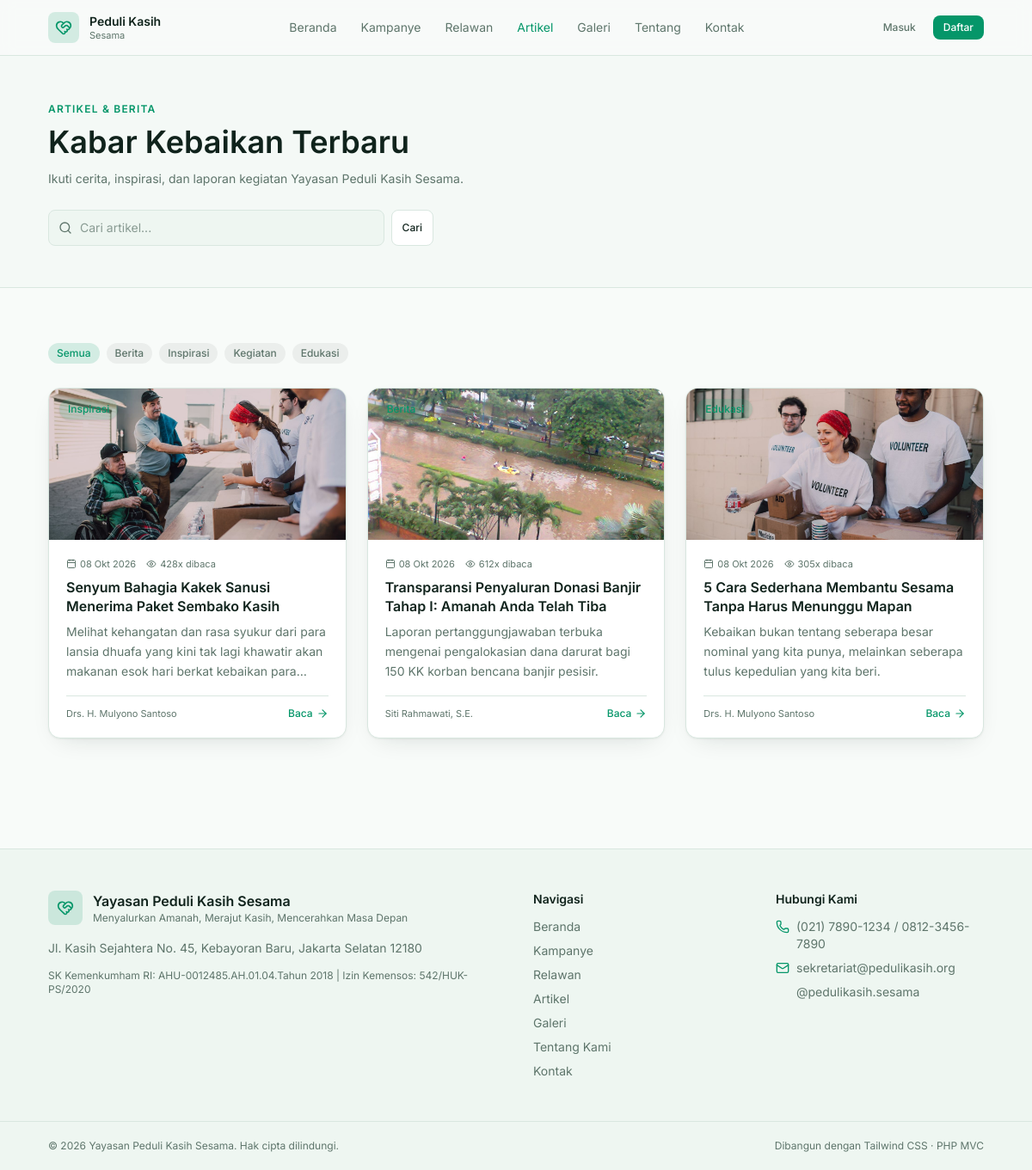
Page /artikel on the committed database.
### tables this page shows
CREATE TABLE `articles` (
  `id` INT UNSIGNED AUTO_INCREMENT PRIMARY KEY,
  `title` VARCHAR(255) NOT NULL,
  `slug` VARCHAR(255) NOT NULL UNIQUE,
  `excerpt` TEXT NOT NULL,
  `content` LONGTEXT NOT NULL,
  `category` ENUM('berita', 'inspirasi', 'kegiatan', 'edukasi') NOT NULL DEFAULT 'kegiatan',
  `featured_image` VARCHAR(255) NULL,
  `author_id` INT UNSIGNED NOT NULL,
  `status` ENUM('published', 'draft') NOT NULL DEFAULT 'published',
  `views_count` INT NOT NULL DEFAULT 0,
  `created_at` TIMESTAMP DEFAULT CURRENT_TIMESTAMP,
  `updated_at` TIMESTAMP DEFAULT CURRENT_TIMESTAMP ON UPDATE CURRENT_TIMESTAMP,
  FOREIGN KEY (`author_id`) REFERENCES `users` (`id`) ON DELETE RESTRICT,
  INDEX `idx_status` (`status`),
  INDEX `idx_slug` (`slug`)
);

CREATE TABLE `users` (
  `id` INT UNSIGNED AUTO_INCREMENT PRIMARY KEY,
  `name` VARCHAR(120) NOT NULL,
  `email` VARCHAR(150) NOT NULL UNIQUE,
  `password` VARCHAR(255) NOT NULL,
  `phone` VARCHAR(30) NULL,
  `role` ENUM('superadmin', 'staff', 'donatur', 'volunteer') NOT NULL DEFAULT 'donatur',
  `avatar` VARCHAR(255) NULL,
  `address` TEXT NULL,
  `bio` TEXT NULL,
  `status` ENUM('active', 'inactive') NOT NULL DEFAULT 'active',
  `created_at` TIMESTAMP DEFAULT CURRENT_TIMESTAMP,
  `updated_at` TIMESTAMP DEFAULT CURRENT_TIMESTAMP ON UPDATE CURRENT_TIMESTAMP,
  `deleted_at` TIMESTAMP NULL DEFAULT NULL,
  INDEX `idx_role` (`role`),
  INDEX `idx_email` (`email`)
);

### app/Views/articles/index.php (the view, shortened to what the rows shown need)
<?php
$articles   = $articles ?? [];
$categories = $categories ?? [];
$filters    = $filters ?? [];
$activeCat  = $filters['category'] ?? '';
$search     = $filters['search'] ?? '';
$catUrl = static function (string $key) use ($search): string {
    $query = array_filter(['kategori' => $key, 'q' => $search], static fn ($v) => $v !== '');
    return Helper::url('artikel') . ($query ? '?' . http_build_query($query) : '');
};
?>
<section class="border-b border-line bg-surface/40 py-12">
    <div class="container-page">
        <span class="text-xs font-semibold uppercase tracking-widest text-accent">Artikel & Berita</span>
        <h1 class="mt-2 text-3xl font-semibold text-ink sm:text-4xl">Kabar Kebaikan Terbaru</h1>
        <p class="mt-3 max-w-2xl text-sm leading-relaxed text-ink-soft">
            Ikuti cerita, inspirasi, dan laporan kegiatan Yayasan Peduli Kasih Sesama.
        </p>
        <form method="get" action="<?= Helper::url('artikel') ?>" class="mt-6 flex max-w-md gap-2">
            <div class="relative flex-1">
                <input type="search" name="q" class="input pl-9" placeholder="Cari artikel..." value="<?= Helper::e($search) ?>">
            </div>
            <button type="submit" class="btn-outline btn-sm">Cari</button>
        </form>
    </div>
</section>
<section class="section">
    <div class="container-page">
        <div class="flex flex-wrap gap-2">
            <a href="<?= $catUrl('') ?>" class="<?= $activeCat === '' ? 'badge-accent' : 'badge-muted' ?>">
                Semua
            </a>
            <?php foreach ($categories as $key => $label): ?>
                <a href="<?= $catUrl($key) ?>" class="<?= $activeCat === $key ? 'badge-accent' : 'badge-muted' ?>">
                    <?= Helper::e($label) ?>
                </a>
            <?php endforeach; ?>
        </div>
        <?php if ($articles): ?>
            <div class="mt-7 grid gap-6 sm:grid-cols-2 lg:grid-cols-3">
                <?php foreach ($articles as $article):
                    $image = Helper::media($article['featured_image'] ?? null, 'articles');
                ?>
                    <article class="card card-hover flex flex-col overflow-hidden">
                        <a href="<?= Helper::url('artikel/' . $article['slug']) ?>" class="block">
                            <div class="relative h-44 overflow-hidden bg-surface">
                                <?php if ($image): ?>
                                    <img src="<?= Helper::e($image) ?>" alt="<?= Helper::e($article['title']) ?>"
                                         class="h-full w-full object-cover transition duration-300 hover:scale-105">
                                <?php else: ?>
                                    <div class="flex h-full w-full items-center justify-center bg-gradient-to-br from-[#ECFDF5] via-[#D1FAE5] to-[#F0FDF9]">
                                        <i data-lucide="newspaper" class="h-12 w-12 text-accent/40"></i>
                                    </div>
                                <?php endif; ?>
                                <span class="badge-accent absolute left-3 top-3 shadow">
                                    <?= Helper::e($categories[$article['category']] ?? ucfirst($article['category'])) ?>
                                </span>
                            </div>
                        </a>
                        <div class="flex flex-1 flex-col p-5">
                            <div class="flex items-center gap-3 text-[11px] text-ink-soft">
                                <span class="inline-flex items-center gap-1">
                                    <i data-lucide="calendar" class="h-3 w-3"></i>
                                    <?= Helper::tanggal($article['created_at']) ?>
                                </span>
                                <span class="inline-flex items-center gap-1">
                                    <i data-lucide="eye" class="h-3 w-3"></i>
                                    <?= (int) $article['views_count'] ?>x dibaca
                                </span>
                            </div>
                            <h2 class="mt-2 line-clamp-2 text-base font-semibold leading-snug text-ink">
                                <a href="<?= Helper::url('artikel/' . $article['slug']) ?>" class="hover:text-accent">
                                    <?= Helper::e($article['title']) ?>
                                </a>
                            </h2>
                            <p class="mt-2 line-clamp-3 flex-1 text-sm leading-relaxed text-ink-soft">
                                <?= Helper::e($article['excerpt']) ?>
                            </p>
                            <div class="mt-4 flex items-center justify-between border-t border-line pt-3">
                                <span class="text-[11px] text-ink-soft">
                                    <?= Helper::e($article['author_name'] ?? 'Redaksi') ?>
                                </span>
                                <a href="<?= Helper::url('artikel/' . $article['slug']) ?>" class="btn-link text-xs">
                                    Baca <i data-lucide="arrow-right" class="h-3.5 w-3.5"></i>
                                </a>
                            </div>
                        </div>
                    </article>
                <?php endforeach; ?>
            </div>
        <?php endif; ?>
    </div>
</section>

### app/Core/Router.php (shortened to what the rows shown need)
<?php
class Router
{
    private array $routes = [];
    private function add(string $method, string $pattern, array $handler, ?string $middleware): void
    {
        $this->routes[] = compact('method', 'pattern', 'handler', 'middleware');
    }
    private function compile(string $pattern): string
    {
        $pattern = trim($pattern, '/');
        if ($pattern === '') {
            return '#^$#';
        }
        $regex = preg_replace('#\{([a-zA-Z_][a-zA-Z0-9_]*)\}#', '([^/]+)', $pattern);
        return '#^' . $regex . '/?$#';
    }
    public function dispatch(string $method, string $path, string $basePath = ''): void
    {
        $path = trim($path, '/');
        foreach ($this->routes as $route) {
            if (!preg_match($this->compile($route['pattern']), $path, $matches)) {
                continue;
            }
            array_shift($matches);
            [$class, $action] = $route['handler'];
            $controller = new $class();
            call_user_func_array([$controller, $action], $matches);
            return;
        }
    }
}

### rows in the picture
articles: featured_image (picture), category "Inspirasi", created_at "08 Okt 2026", views_count "428", title "Senyum Bahagia Kakek Sanusi Menerima Paket Sembako Kasih", excerpt "Melihat kehangatan dan rasa syukur dari para lansia dhuafa yang kini tak lagi khawatir akan makanan esok hari berkat kebaikan…", author.name "Drs. H. Mulyono Santoso"
articles: featured_image (picture), category "Berita", created_at "08 Okt 2026", views_count "612", title "Transparansi Penyaluran Donasi Banjir Tahap I: Amanah Anda Telah Tiba", excerpt "Laporan pertanggungjawaban terbuka mengenai pengalokasian dana darurat bagi 150 KK korban bencana banjir pesisir.", author.name "Siti Rahmawati, S.E."
articles: featured_image (picture), category "Edukasi", created_at "08 Okt 2026", views_count "305", title "5 Cara Sederhana Membantu Sesama Tanpa Harus Menunggu Mapan", excerpt "Kebaikan bukan tentang seberapa besar nominal yang kita punya, melainkan seberapa tulus kepedulian yang kita beri.", author.name "Drs. H. Mulyono Santoso"

### other values in the picture
$link['label'] "Beranda"
$link['label'] "Kampanye"
$link['label'] "Relawan"
$link['label'] "Artikel"
$link['label'] "Galeri"
$link['label'] "Tentang"
$link['label'] "Kontak"
Helper::e($label) "Berita"
Helper::e($label) "Inspirasi"
Helper::e($label) "Kegiatan"
Helper::e($label) "Edukasi"
Helper::e($orgName) "Yayasan Peduli Kasih Sesama"
Helper::e($settings['org_tagline'] ?? '') "Menyalurkan Amanah, Merajut Kasih, Mencerahkan Masa Depan"
Helper::e($settings['org_address'] ?? '') "Jl. Kasih Sejahtera No. 45, Kebayoran Baru, Jakarta Selatan 12180"
Helper::e($settings['org_legal'] ?? '') "SK Kemenkumham RI: AHU-0012485.AH.01.04.Tahun 2018 | Izin Kemensos: 542/HUK-PS/2020"
